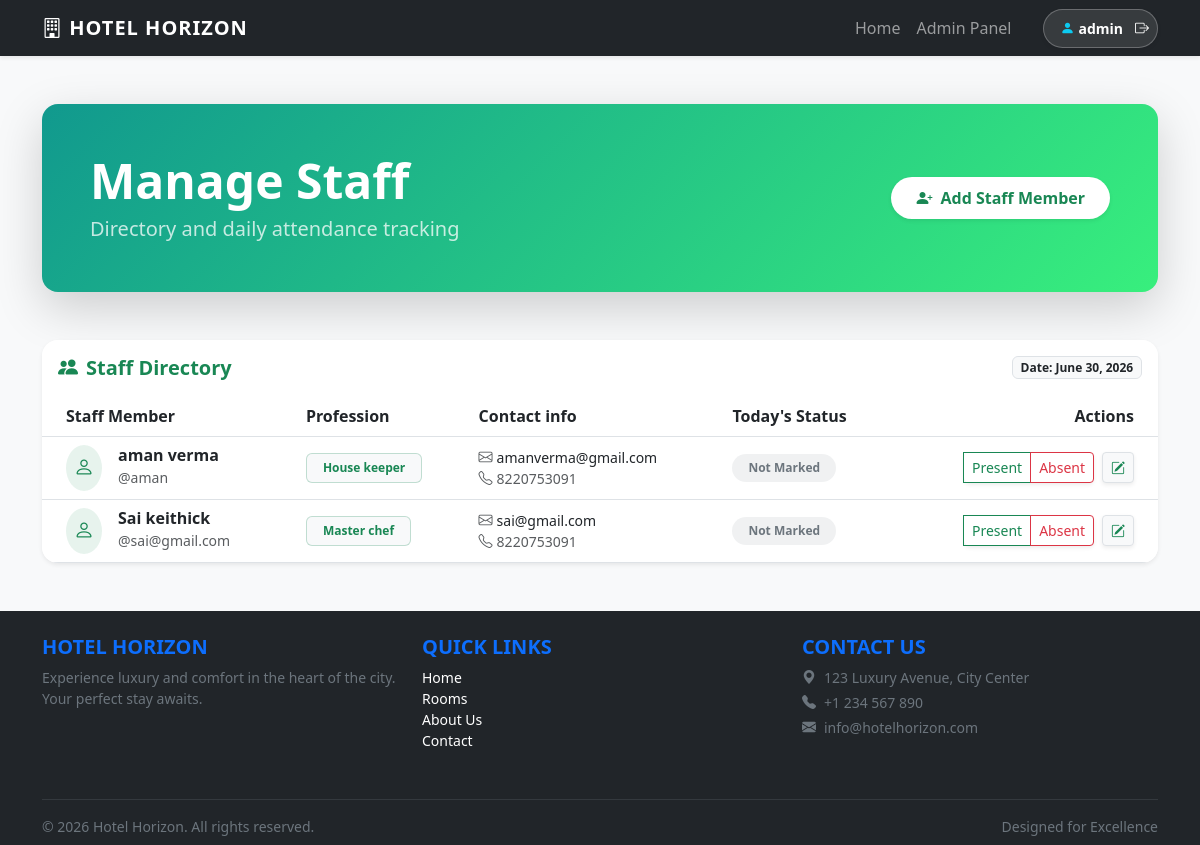
Page /custom-admin/staff/ (signed in) on the committed database.
### core/models.py (models this page shows, shortened)
class CustomUser(AbstractUser):
    ROLE_CHOICES = (
        ('guest', 'Guest'),
        ('staff', 'Staff'),
        ('admin', 'Admin'),
    )
    role = models.CharField(max_length=10, choices=ROLE_CHOICES, default='guest')
    phone = models.CharField(max_length=15, blank=True, null=True)
    profession = models.CharField(max_length=100, blank=True, null=True)

### core/views.py (the view)
    def wrapper(request, *args, **kwargs):
        if request.user.is_authenticated and request.user.role == 'admin':
            return view_func(request, *args, **kwargs)
        return redirect('login')

### core/views.py (called while the page is built, shortened)
def admin_required(view_func):
    def wrapper(request, *args, **kwargs):
        if request.user.is_authenticated and request.user.role == 'admin':
            return view_func(request, *args, **kwargs)
        return redirect('login')
    return wrapper

@admin_required
def manage_staff(request):
    staff_members = CustomUser.objects.filter(role='staff')
    today = date.today()
    attendance_records = {att.staff_id: att.status for att in StaffAttendance.objects.filter(date=today)}
    for staff in staff_members:
        staff.today_attendance = attendance_records.get(staff.id, 'Not Marked')
    form = CustomUserCreationForm()
    return render(request, 'manage_staff.html', {'staff_members': staff_members, 'form': form, 'today': today})

### templates/manage_staff.html (shortened to what this page needs)
{% extends 'base.html' %}
{% block content %}
<div class="row mb-5">
    <div class="col-12 mt-4">
        <div class="p-5 text-white bg-dark rounded-4 shadow-lg"
            style="background: linear-gradient(135deg, #11998e 0%, #38ef7d 100%);">
            <div class="d-flex justify-content-between align-items-center">
                <div>
                    <h1 class="display-5 fw-bold mb-1">Manage Staff</h1>
                    <p class="lead mb-0 opacity-75">Directory and daily attendance tracking</p>
                </div>
                <button class="btn btn-white bg-white text-success fw-bold px-4 py-2 rounded-pill shadow-sm"
                    data-bs-toggle="modal" data-bs-target="#addStaffModal">
                    <i class="bi bi-person-plus-fill me-2"></i>Add Staff Member
                </button>
            </div>
        </div>
    </div>
</div>
<div class="row">
    <div class="col-12">
        <div class="card border-0 shadow-sm rounded-4 overflow-hidden">
            <div class="card-header bg-white py-3 border-bottom-0 d-flex justify-content-between align-items-center">
                <h5 class="mb-0 fw-bold text-success"><i class="bi bi-people-fill me-2"></i>Staff Directory</h5>
                <span class="badge bg-light text-dark border">Date: {{ today }}</span>
            </div>
            <div class="table-responsive">
                <table class="table table-hover align-middle mb-0">
                    <thead class="bg-light">
                        <tr>
                            <th class="ps-4">Staff Member</th>
                            <th>Profession</th>
                            <th>Contact info</th>
                            <th>Today's Status</th>
                            <th class="text-end pe-4">Actions</th>
                        </tr>
                    </thead>
                    <tbody>
                        {% for staff in staff_members %}
                        <tr>
                            <td class="ps-4">
                                <div class="d-flex align-items-center">
                                    <div class="bg-success bg-opacity-10 p-2 rounded-circle me-3 text-success">
                                        <i class="bi bi-person fs-5"></i>
                                    </div>
                                    <div>
                                        <h6 class="mb-0 fw-bold">{{ staff.first_name }} {{ staff.last_name }}</h6>
                                        <small class="text-muted">@{{ staff.username }}</small>
                                    </div>
                                </div>
                            </td>
                            <td>
                                <span
                                    class="badge bg-light text-success border border-success border-opacity-25 py-2 px-3">
                                    {{ staff.profession|default:"General Staff" }}
                                </span>
                            </td>
                            <td>
                                <div class="small">
                                    <div class="text-dark">
                                        <i class="bi bi-envelope me-1 text-muted"></i>{{ staff.email }}
                                    </div>
                                    <div class="text-muted">
                                        <i class="bi bi-telephone me-1 text-muted"></i>{{ staff.phone|default:"N/A" }}
                                    </div>
                                </div>
                            </td>
                            <td>
                                {% if staff.today_attendance == 'present' %}
                                <span class="badge bg-success rounded-pill px-3 py-2"><i
                                        class="bi bi-check-circle me-1"></i> Present</span>
                                {% elif staff.today_attendance == 'absent' %}
                                <span class="badge bg-danger rounded-pill px-3 py-2"><i class="bi bi-x-circle me-1"></i>
                                    Absent</span>
                                {% else %}
                                <span class="badge bg-secondary bg-opacity-10 text-secondary rounded-pill px-3 py-2">Not
                                    Marked</span>
                                {% endif %}
                            </td>
                            <td class="text-end pe-4">
                                <div class="d-flex justify-content-end gap-2">
                                    {% if staff.today_attendance == 'Not Marked' %}
                                    <form method="post" class="btn-group shadow-sm">
                                        <button type="submit" name="status" value="present"
                                            class="btn btn-sm btn-outline-success">Present</button>
                                        <button type="submit" name="status" value="absent"
                                            class="btn btn-sm btn-outline-danger">Absent</button>
                                    </form>
                                    {% endif %}
                                    <a href="{% url 'edit_staff' staff.id %}"
                                        class="btn btn-sm btn-light border shadow-sm">
                                        <i class="bi bi-pencil-square text-success"></i>
                                    </a>
                                </div>
                            </td>
                        </tr>
                        {% endfor %}
                    </tbody>
                </table>
            </div>
        </div>
    </div>
</div>
{% endblock %}

### templates/base.html (shortened to what this page needs)
<!DOCTYPE html>
<html lang="en">
<head>
    <link href="https://cdn.jsdelivr.net/npm/bootstrap@5.3.0/dist/css/bootstrap.min.css" rel="stylesheet">
    <link rel="stylesheet" href="https://cdn.jsdelivr.net/npm/bootstrap-icons@1.11.3/font/bootstrap-icons.min.css">
</head>
<body class="d-flex flex-column min-vh-100">
    <nav class="navbar navbar-expand-lg navbar-dark bg-dark sticky-top shadow-sm">
        <div class="container">
            <a class="navbar-brand fw-bold" href="{% url 'home' %}">
                <i class="bi bi-building"></i> HOTEL HORIZON
            </a>
            <div class="collapse navbar-collapse" id="navbarNav">
                <ul class="navbar-nav ms-auto align-items-center">
                    <li class="nav-item"><a class="nav-link" href="{% url 'home' %}">Home</a></li>
                    {% if user.is_authenticated %}
                    {% if user.role == 'guest' %}
                    <li class="nav-item"><a class="nav-link" href="{% url 'home' %}#rooms">Book Room</a></li>
                    <li class="nav-item"><a class="nav-link" href="{% url 'guest_dashboard' %}">My Bookings</a></li>
                    {% elif user.role == 'staff' %}
                    <li class="nav-item"><a class="nav-link" href="{% url 'staff_dashboard' %}">Staff Dashboard</a></li>
                    {% elif user.role == 'admin' %}
                    <li class="nav-item"><a class="nav-link" href="{% url 'admin_dashboard' %}">Admin Panel</a></li>
                    {% endif %}
                    <li class="nav-item ms-md-4 d-flex align-items-center">
                        <div
                            class="d-flex align-items-center bg-white bg-opacity-10 py-1 ps-3 pe-1 rounded-pill border border-white border-opacity-25 shadow-sm">
                            <span class="text-white small fw-bold me-2">
                                <i class="bi bi-person-fill me-1 text-info"></i>{{ user.username }}
                            </span>
                            <form action="{% url 'logout' %}" method="post" class="d-inline">
                                <button type="submit" class="btn btn-outline-light border-0 btn-sm rounded-circle p-1"
                                    title="Logout">
                                    <i class="bi bi-box-arrow-right fw-bold text-white"></i>
                                </button>
                            </form>
                        </div>
                    </li>
                    {% else %}
                    <li class="nav-item"><a class="nav-link" href="{% url 'home' %}#rooms">Rooms</a></li>
                    <li class="nav-item"><a class="nav-link" href="{% url 'login' %}">Login</a></li>
                    <li class="nav-item"><a class="nav-link btn btn-primary text-white ms-2 rounded-pill px-3"
                            href="{% url 'register' %}">Sign Up</a></li>
                    {% endif %}
                </ul>
            </div>
        </div>
    </nav>
    <main class="flex-grow-1">
        <div class="container mt-4 mb-5">
            {% block content %}{% endblock %}
        </div>
    </main>
    <footer class="bg-dark text-white pt-4 pb-2 mt-auto">
        <div class="container">
            <div class="row">
                <div class="col-md-4 mb-3">
                    <h5 class="text-uppercase fw-bold text-primary">Hotel Horizon</h5>
                    <p class="small text-secondary">Experience luxury and comfort in the heart of the city. Your perfect
                        stay awaits.</p>
                </div>
                <div class="col-md-4 mb-3">
                    <h5 class="text-uppercase fw-bold text-primary">Quick Links</h5>
                    <ul class="list-unstyled small">
                        <li><a href="{% url 'home' %}" class="text-white text-decoration-none">Home</a></li>
                        <li><a href="{% url 'home' %}#rooms" class="text-white text-decoration-none">Rooms</a></li>
                        <li><a href="#" class="text-white text-decoration-none">About Us</a></li>
                        <li><a href="#" class="text-white text-decoration-none">Contact</a></li>
                    </ul>
                </div>
                <div class="col-md-4 mb-3">
                    <h5 class="text-uppercase fw-bold text-primary">Contact Us</h5>
                    <p class="small text-secondary mb-1"><i class="bi bi-geo-alt-fill me-2"></i>123 Luxury Avenue, City
                        Center</p>
                    <p class="small text-secondary mb-1"><i class="bi bi-telephone-fill me-2"></i>+1 234 567 890</p>
                    <p class="small text-secondary"><i class="bi bi-envelope-fill me-2"></i>info@hotelhorizon.com</p>
                </div>
            </div>
            <hr class="border-secondary">
            <div class="row align-items-center">
                <div class="col-md-6 text-center text-md-start">
                    <p class="small mb-0 text-secondary">&copy; 2026 Hotel Horizon. All rights reserved.</p>
                </div>
                <div class="col-md-6 text-center text-md-end">
                    <p class="small mb-0 text-secondary">Designed for Excellence</p>
                </div>
            </div>
        </div>
    </footer>
</body>
</html>

### templates/base.html (style rules this page uses)
body { font-family: 'Segoe UI', Tahoma, Geneva, Verdana, sans-serif; background-color: #f8f9fa; }
.card { transition: transform 0.3s; }
.navbar-brand { font-weight: bold; letter-spacing: 1px; }

### rows in the picture
CustomUser: username "admin"
CustomUser: first_name "aman", last_name "verma", username "aman", profession "House keeper", email "amanverma@gmail.com", phone "8220753091", shows "Not Marked"
CustomUser: first_name "Sai", last_name "keithick", username "sai@gmail.com", profession "Master chef", email "sai@gmail.com", phone "8220753091", shows "Not Marked"
